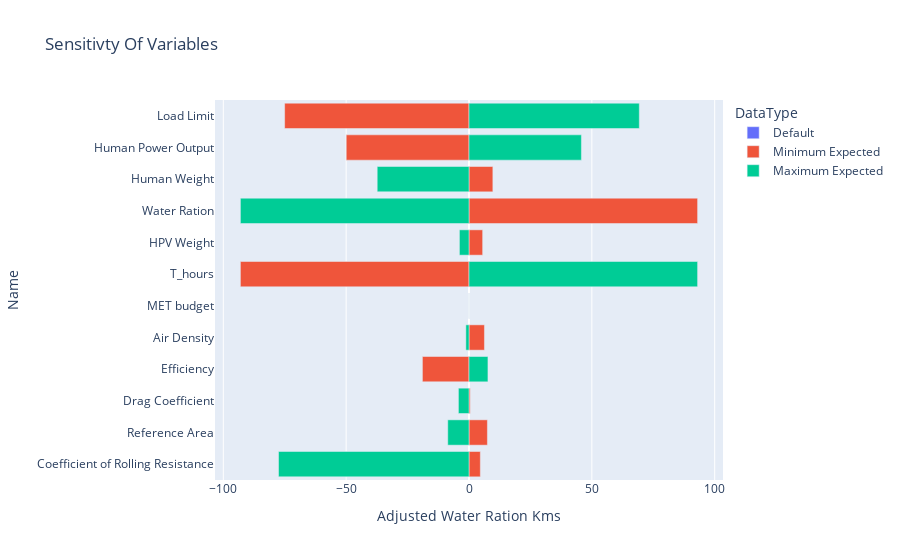

Notebook source saved alongside this figure:
### Code cell
summary_df = df_large[(df_large.DataType == "Minimum Expected") | (df_large.DataType == "Maximum Expected") | (df_large.DataType == "Default")]
# summary_df
fig = px.bar(summary_df, y="Name", x="Adjusted Water Ration Kms", color="DataType", title="Sensitivity Of Variables",        #size='MarkerSize',
)
fig2 = px.bar(summary_df, y="Name", x="Water Ration Kms", color="DataType", title="Sensitivty Of Variables",        #size='MarkerSize',)
)
# fig2.update_traces(xaxis="x2")

# fig=make_subplots(
#         specs=[[{"secondary_y": True}]])
# print(fig.layout)    



# subfig = make_subplots(specs=[[{"secondary_y": True}]])
# subfig.add_traces(fig.data + fig2.data)

# subfig.layout.xaxis.title="Time"
# subfig.layout.yaxis.title="Linear Y"
# subfig.layout.yaxis2.title="Log Y"


fig.show()

fig.write_image("../results/fig1.svg")


# fig.update_layout(xaxis2= {'anchor': 'y', 'overlaying': 'x', 'side': 'top'},
#                   yaxis_domain=[0, 0.94]);

# fig.add_trace(
#     go.Bar(x=[1, 2, 3, 4],
#            y=[7, 4, 5, 6],
#            name="bar",
#           ), secondary_y=False)
# fig.add_trace(
#     go.Bar(x=[-2, -1, 0, 1],
#                y=[4, 2, 5, 6],
#                name="scatt1",
#             ), secondary_y=True)
# fig.data[1].update(xaxis='x2')
# fig.update_layout(width=700, height=475)

### Figure 1 — Plotly figure (JSON) as saved in the notebook; plotly's stock layout.template omitted (floating-point values rounded to 4 significant figures)
{"data": [{"alignmentgroup": "True", "hovertemplate": "DataType=Default<br>Adjusted Water Ration Kms=%{x}<br>Name=%{y}<extra></extra>", "legendgroup": "Default", "marker": {"color": "#636efa", "pattern": {"shape": ""}}, "name": "Default", "offsetgroup": "Default", "orientation": "h", "showlegend": true, "textposition": "auto", "type": "bar", "x": [0, 0, 0, 0, 0, 0, 0, 0, 0, 0, 0, 0], "xaxis": "x", "y": ["Coefficient of Rolling Resistance", "Reference Area", "Drag Coefficient", "Efficiency", "Air Density", "MET budget", "T_hours", "HPV Weight", "Water Ration", "Human Weight", "Human Power Output", "Load Limit"], "yaxis": "y"}, {"alignmentgroup": "True", "hovertemplate": "DataType=Minimum Expected<br>Adjusted Water Ration Kms=%{x}<br>Name=%{y}<extra></extra>", "legendgroup": "Minimum Expected", "marker": {"color": "#EF553B", "pattern": {"shape": ""}}, "name": "Minimum Expected", "offsetgroup": "Minimum Expected", "orientation": "h", "showlegend": true, "textposition": "auto", "type": "bar", "x": [4.615, 7.487, 0.4864, -18.96, 6.287, 0, -93.04, 5.556, 93.04, 9.711, -49.97, -75.04], "xaxis": "x", "y": ["Coefficient of Rolling Resistance", "Reference Area", "Drag Coefficient", "Efficiency", "Air Density", "MET budget", "T_hours", "HPV Weight", "Water Ration", "Human Weight", "Human Power Output", "Load Limit"], "yaxis": "y"}, {"alignmentgroup": "True", "hovertemplate": "DataType=Maximum Expected<br>Adjusted Water Ration Kms=%{x}<br>Name=%{y}<extra></extra>", "legendgroup": "Maximum Expected", "marker": {"color": "#00cc96", "pattern": {"shape": ""}}, "name": "Maximum Expected", "offsetgroup": "Maximum Expected", "orientation": "h", "showlegend": true, "textposition": "auto", "type": "bar", "x": [-77.53, -8.648, -4.31, 7.709, -1.282, 0, 93.04, -3.903, -93.04, -37.36, 45.76, 69.32], "xaxis": "x", "y": ["Coefficient of Rolling Resistance", "Reference Area", "Drag Coefficient", "Efficiency", "Air Density", "MET budget", "T_hours", "HPV Weight", "Water Ration", "Human Weight", "Human Power Output", "Load Limit"], "yaxis": "y"}], "layout": {"barmode": "relative", "legend": {"title": {"text": "DataType"}, "tracegroupgap": 0}, "title": {"text": "Sensitivty Of Variables"}, "xaxis": {"anchor": "y", "domain": [0, 1], "title": {"text": "Adjusted Water Ration Kms"}}, "yaxis": {"anchor": "x", "domain": [0, 1], "title": {"text": "Name"}}}}
